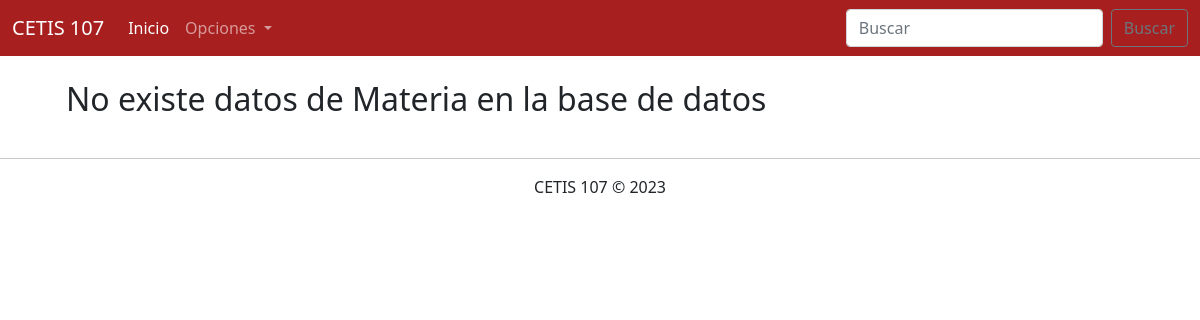
Page /parcial3/ConsultarMateria.php on the earlier database version.
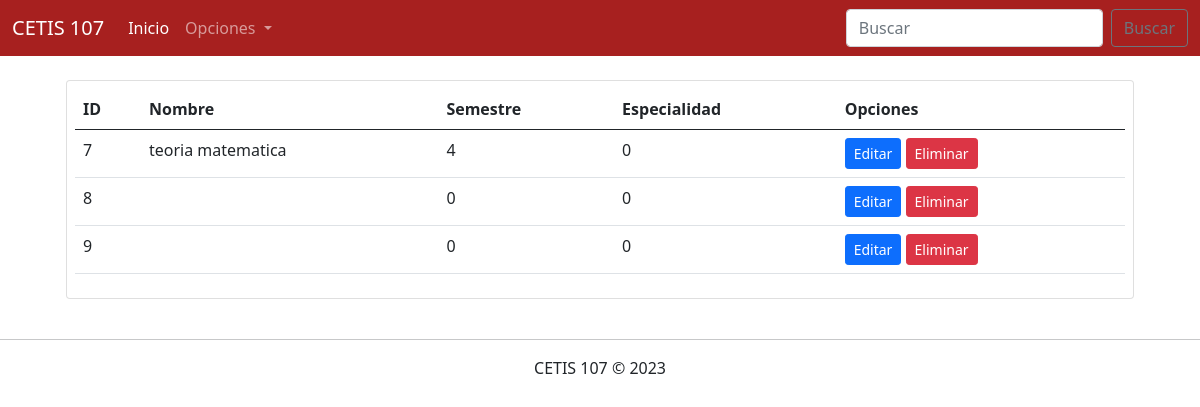
Same page on the later database version.
### tables this page shows
CREATE TABLE `materia` (
  `id` bigint(11) NOT NULL,
  `nombre` varchar(100) NOT NULL,
  `semestre` int(11) NOT NULL,
  `especialidad` tinyint(15) NOT NULL
);

### parcial3/ConsultarMateria.php (the view, shortened to what this page needs)
<!DOCTYPE html>
<html lang="en">
<head>
    <link rel="stylesheet" href="css/bootstrap.css">
</head>
<body>
    <?php
        include 'menu.php';
        include 'conexion.php';
        $sql = "SELECT * FROM Materia";
        $datos = $conexion->query($sql);
    ?>
    <div class="container">
        <div class="row">
            <div class="col-12">
                <?php if($datos->num_rows > 0) { ?>
                <div class="table-responsive card m-4 p-2">
                    <table class="table table-hover">
                        <thead>
                            <tr>
                                <th>ID</th>
                                <th>Nombre</th>
                                <th>Semestre</th>
                                <th>Especialidad</th>
                                <th>Opciones</th>
                            </tr>
                        </thead>
                        <tbody>
                            <?php while($registro = $datos->fetch_assoc()){ ?>
                                <tr>
                                    <td><?php echo $registro["id"]; ?></td>
                                    <td><?php echo $registro["nombre"]; ?></td>
                                    <td><?php echo $registro["semestre"]; ?></td>
                                    <td><?php echo $registro["especialidad"]; ?></td>
                                    <td>
                                        <a href="editarMateria.php?id=<?php echo $registro["id"]; ?>"  class="btn btn-sm btn-primary">Editar</a>
                                        <a href="eliminarMateria.php?id=<?php echo $registro["id"]; ?>" class="btn btn-sm btn-danger">Eliminar</a>
                                    </td>
                                </tr>
                            <?php } ?>
                        </tbody>
                    </table>
                </div>
                <?php } else { ?>
                    <h2 class="m-4">No existe datos de Materia en la base de datos</h2>
                <?php } ?>
            </div>
        </div>
    </div>
    <footer class="text-center">
        <hr>
        CETIS 107 &copy; 2023
    </footer>
</body>
</html>

### parcial3/menu.php (shortened to what this page needs)
<nav class="navbar navbar-expand-lg navbar-dark" style="background-color: #a7201f;">
  <div class="container-fluid">
    <a class="navbar-brand" href="#">CETIS 107</a>
    <div class="collapse navbar-collapse" id="navbarSupportedContent">
      <ul class="navbar-nav me-auto mb-2 mb-lg-0">
        <li class="nav-item">
          <a class="nav-link active" aria-current="page" href="inicio.php">Inicio</a>
        </li>
        <li class="nav-item dropdown">
          <a class="nav-link dropdown-toggle" href="#" id="navbarDropdown" role="button" data-bs-toggle="dropdown" aria-expanded="false">
            Opciones
          </a>
        </li>
      </ul>
      <form class="d-flex">
        <input class="form-control me-2" type="search" placeholder="Buscar" aria-label="Search">
        <button class="btn btn-outline-secondary" type="submit">Buscar</button>
      </form>
    </div>
  </div>
</nav>

Differences in the rows shown:
added materia: id "7", nombre "teoria matematica", semestre "4", especialidad "0"
added materia: id "8", semestre "0", especialidad "0"
added materia: id "9", semestre "0", especialidad "0"
Other differences:
text no longer shown: "No existe datos de Materia en la base de datos"
text now shown: "ID Nombre Semestre Especialidad Opciones"
